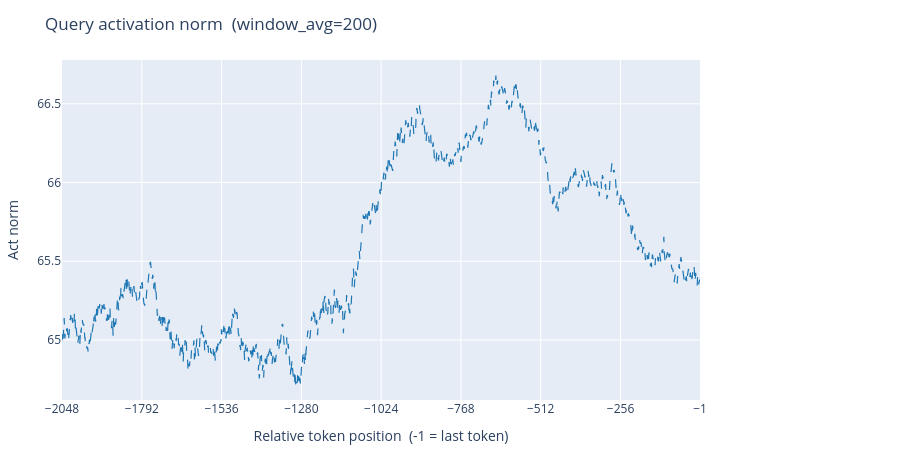

Notebook source saved alongside this figure:
### Markdown cell above
### Query — single trajectory: act only

### Code cell
plot_norms(q_act, None,
           select=(8000, 0, 0, 0),
           window_avg=200,
           title='Query activation norm').show()

### Figure 1 — Plotly figure (JSON) as saved in the notebook; plotly's stock layout.template omitted (floating-point values rounded to 4 significant figures; data arrays with more than 128 entries replaced by an {"elided": "..."} marker saying what was removed)
{"data": [{"hovertemplate": "pos: %{x}<br>act: %{y:.4f} [curve]<extra></extra>", "legendgroup": "curve", "line": {"color": "#1f77b4", "dash": "dash", "width": 1.2}, "mode": "lines", "name": "curve", "type": "scatter", "x": {"elided": "2048 int values"}, "y": {"elided": "2048 float values"}, "yaxis": "y"}], "layout": {"height": 460, "legend": {"x": 1.02, "xanchor": "left", "y": 1, "yanchor": "top"}, "margin": {"b": 60, "l": 60, "r": 200, "t": 60}, "title": {"text": "Query activation norm  (window_avg=200)"}, "xaxis": {"tickmode": "array", "tickvals": [-2048, -1792, -1536, -1280, -1024, -768, -512, -256, -1], "title": {"text": "Relative token position  (-1 = last token)"}}, "yaxis": {"range": [64.62, 66.78], "title": {"text": "Act norm"}}}}
